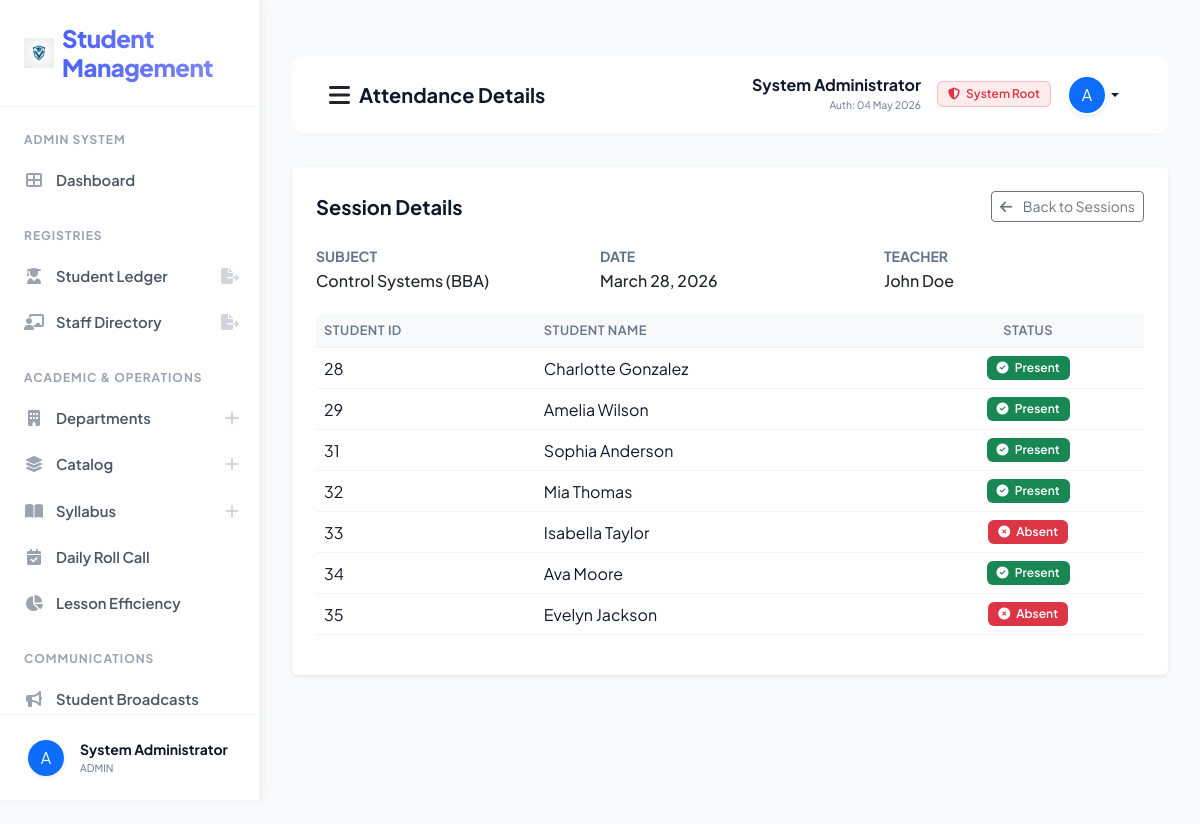
The app's page /admin_view_attendance_data/2/ (signed in) with its own data.
### sms/models.py (models this page shows, shortened)
class CustomUser(AbstractUser):
    USER_TYPE_CHOICES = (
        ('ADMIN', 'Admin'),
        ('TEACHER', 'Teacher'),
        ('STUDENT', 'Student'),
    )
    user_type = models.CharField(max_length=10, choices=USER_TYPE_CHOICES, default='ADMIN')
    profile_pic = models.ImageField(upload_to='profile_pics/', null=True, blank=True)
    phone = models.CharField(max_length=15, null=True, blank=True)

class Attendance(models.Model):
    subject = models.ForeignKey(Subject, on_delete=models.CASCADE)
    attendance_date = models.DateField()
    created_at = models.DateTimeField(auto_now_add=True)
    updated_at = models.DateTimeField(auto_now=True)

class Subject(models.Model):
    name = models.CharField(max_length=100)
    course = models.ForeignKey(Course, on_delete=models.CASCADE)
    teacher = models.ForeignKey(CustomUser, on_delete=models.CASCADE, limit_choices_to={'user_type': 'TEACHER'})
    created_at = models.DateTimeField(auto_now_add=True)
    updated_at = models.DateTimeField(auto_now=True)

class AttendanceReport(models.Model):
    student = models.ForeignKey(Student, on_delete=models.CASCADE)
    attendance = models.ForeignKey(Attendance, on_delete=models.CASCADE)
    status = models.BooleanField(default=False)
    created_at = models.DateTimeField(auto_now_add=True)
    updated_at = models.DateTimeField(auto_now=True)

class Student(models.Model):
    user = models.OneToOneField(CustomUser, on_delete=models.CASCADE)
    gender = models.CharField(max_length=10)
    address = models.TextField()
    course = models.ForeignKey(Course, on_delete=models.DO_NOTHING)
    created_at = models.DateTimeField(auto_now_add=True)
    updated_at = models.DateTimeField(auto_now=True)

### sms/views/admin_views.py (the view)
# urls.py: path('admin_view_attendance_data/<attendance_id>/', admin_views.admin_view_attendance_data, name="admin_view_attendance_data"),
def admin_view_attendance_data(request, attendance_id):
    attendance = Attendance.objects.get(id=attendance_id)
    attendance_reports = AttendanceReport.objects.filter(attendance=attendance)
    return render(request, "sms/admin_template/view_attendance_data.html", {"attendance": attendance, "attendance_reports": attendance_reports})

### sms/templates/sms/admin_template/view_attendance_data.html (shortened to what this page needs)
﻿{% extends 'sms/base.html' %}
{% block page_title %}Attendance Details{% endblock page_title %}
{% block sidebar_nav %}
{% include 'sms/admin_template/sidebar_template.html' with active_page='attendance_manage' %}
{% endblock sidebar_nav %}
{% block main_content %}
<div class="row">
    <div class="col-md-12">
        <div class="card shadow-sm border-0 p-4">
            <div class="d-flex justify-content-between align-items-center mb-4">
                <h5 class="fw-bold mb-0">Session Details</h5>
                <a href="{% url 'admin_manage_attendance' %}" class="btn btn-outline-secondary btn-sm">
                    <i class="fas fa-arrow-left me-2"></i> Back to Sessions
                </a>
            </div>
            <div class="row mb-4">
                <div class="col-md-4">
                    <p class="mb-1 text-muted small text-uppercase fw-bold">Subject</p>
                    <p class="h6 mb-0">{{ attendance.subject.name }}</p>
                </div>
                <div class="col-md-4">
                    <p class="mb-1 text-muted small text-uppercase fw-bold">Date</p>
                    <p class="h6 mb-0">{{ attendance.attendance_date }}</p>
                </div>
                <div class="col-md-4">
                    <p class="mb-1 text-muted small text-uppercase fw-bold">Teacher</p>
                    <p class="h6 mb-0">{{ attendance.subject.teacher.get_full_name }}</p>
                </div>
            </div>
            <div class="table-responsive">
                <table class="table table-hover align-middle">
                    <thead class="bg-light">
                        <tr>
                            <th>Student ID</th>
                            <th>Student Name</th>
                            <th class="text-center">Status</th>
                        </tr>
                    </thead>
                    <tbody>
                        {% for report in attendance_reports %}
                        <tr>
                            <td>{{ report.student.id }}</td>
                            <td>{{ report.student.user.get_full_name }}</td>
                            <td class="text-center">
                                {% if report.status %}
                                <span class="badge bg-success"><i class="fas fa-check-circle me-1"></i> Present</span>
                                {% else %}
                                <span class="badge bg-danger"><i class="fas fa-times-circle me-1"></i> Absent</span>
                                {% endif %}
                            </td>
                        </tr>
                        {% empty %}
                        <tr>
                            <td colspan="3" class="text-center py-4 text-muted">No student records found for this
                                session</td>
                        </tr>
                        {% endfor %}
                    </tbody>
                </table>
            </div>
        </div>
    </div>
</div>
{% endblock main_content %}

### sms/templates/sms/base.html (shortened to what this page needs)
<!DOCTYPE html>
{% load static %}
<html lang="en">
<head>
    <link href="https://cdn.jsdelivr.net/npm/bootstrap@5.3.0/dist/css/bootstrap.min.css" rel="stylesheet">
    <link rel="stylesheet" href="https://cdnjs.cloudflare.com/ajax/libs/font-awesome/6.4.0/css/all.min.css">
    <link rel="stylesheet" href="{% static 'css/style.css' %}?v=4.0">
</head>
<body>
    <div class="sidebar" id="sidebar">
        <div class="sidebar-brand d-flex align-items-center">
            <img src="{% static 'images/logo.png' %}" width="30" height="30" class="me-2">
            <h4 class="m-0">Student Management</h4>
        </div>
        <div class="nav flex-column sidebar-scroll flex-grow-1 overflow-y-auto">
            {% block sidebar_nav %}{% endblock sidebar_nav %}
        </div>
        <div class="sidebar-footer border-top p-0 mt-auto">
            <div class="dropup w-100">
                <button class="btn w-100 d-flex align-items-center p-3 border-0 bg-transparent dropdown-toggle no-caret" type="button" data-bs-toggle="dropdown" aria-expanded="false">
                    {% if user.profile_pic %}
                    <img src="{{ user.profile_pic.url }}" width="36" height="36" class="rounded-circle me-3 shadow-sm">
                    {% else %}
                    <div class="bg-primary text-white rounded-circle d-flex align-items-center justify-content-center shadow-sm me-3" style="width: 36px; height: 36px; flex-shrink: 0;">
                        {{ user.username|first|upper }}
                    </div>
                    {% endif %}
                    <div class="text-start overflow-hidden">
                        <div class="fw-bold small text-dark text-truncate">{{ user.get_full_name }}</div>
                        <div class="text-muted text-truncate" style="font-size: 0.65rem;">{{ user.user_type }}</div>
                    </div>
                </button>
            </div>
        </div>
    </div>
    <div class="main-content">
        <nav class="navbar border-bottom">
            <div class="container-fluid">
                <div class="d-flex align-items-center">
                    <button id="sidebarToggle" class="btn btn-link link-dark me-2 p-0">
                        <i class="fas fa-bars fs-4 text-main"></i>
                    </button>
                    <span class="navbar-brand fw-bold text-dark">{% block page_title %}{% endblock page_title %}</span>
                </div>
                <div class="d-flex align-items-center">
                    <div class="dropdown">
                        <button
                            class="btn btn-link dropdown-toggle text-decoration-none text-dark d-flex align-items-center"
                            type="button" data-bs-toggle="dropdown">
                            <div class="text-end me-3 d-none d-md-block">
                                <span class="d-block fw-bold lh-1 mb-1">{{ user.get_full_name }}</span>
                                <span class="d-block text-muted" style="font-size: 0.65rem;">Auth: {{ user.last_login|date:"d M Y" }}</span>
                            </div>
                            {% if user.user_type == "TEACHER" %}
                            <span class="badge bg-soft-success text-success me-3 border border-success border-opacity-25 d-none d-lg-inline-block">
                                <i class="fas fa-certificate me-1"></i> Staff Verified
                            </span>
                            {% elif user.user_type == "STUDENT" %}
                             <span class="badge bg-soft-primary text-primary me-3 border border-primary border-opacity-25 d-none d-lg-inline-block">
                                <i class="fas fa-user-graduate me-1"></i> Student ID Active
                            </span>
                             {% elif user.user_type == "ADMIN" %}
                             <span class="badge bg-soft-danger text-danger me-3 border border-danger border-opacity-25 d-none d-lg-inline-block">
                                <i class="fas fa-shield-alt me-1"></i> System Root
                            </span>
                            {% endif %}
                            {% if user.profile_pic %}
                            <img src="{{ user.profile_pic.url }}" width="40" height="40" class="rounded-circle shadow-sm border border-light">
                            {% else %}
                            <div class="bg-primary text-white rounded-circle d-flex align-items-center justify-content-center shadow-sm"
                                style="width: 40px; height: 40px; border: 2px solid white;">
                                {{ user.username|first|upper }}
                            </div>
                            {% endif %}
                        </button>
                    </div>
                </div>
            </div>
        </nav>
        {% block main_content %}{% endblock main_content %}
    </div>
</body>
</html>

### sms/static/css/style.css (style rules this page uses)
:root { --primary-color: #4d61fc; --primary-hover: #3b4ad9; --sidebar-bg: #ffffff; --sidebar-text: #4b5563; --sidebar-active-bg: #eff6ff; --sidebar-active-text: #4d61fc; --border-color: #f1f5f9; --body-bg: #f8fafc; --card-bg: #ffffff; --text-main: #0f172a; --text-muted: #64748b; --transition-speed: 0.25s; --shadow-premium: 0 10px 40px -10px rgba(0, 0, 0, 0.08); }
.bg-soft-danger { background: rgba(239, 68, 68, 0.1) !important; }
body { background-color: var(--body-bg) !important; color: var(--text-main) !important; font-family: 'Plus Jakarta Sans', sans-serif !important; margin: 0 !important; overflow-x: hidden !important; transition: background-color var(--transition-speed), color var(--transition-speed); }
.sidebar { width: 260px; height: 100vh; position: fixed; top: 0; left: 0; background-color: var(--sidebar-bg); border-right: 1px solid var(--border-color); box-shadow: 2px 0 8px rgba(0,0,0,0.06); z-index: 1060; display: flex; flex-direction: column; overflow: hidden; transition: left var(--transition-speed) ease-in-out; }
.sidebar-brand { padding: 24px !important; border-bottom: 1px solid var(--border-color) !important; flex-shrink: 0 !important; }
.sidebar-brand h4 { margin: 0 !important; font-weight: 800 !important; letter-spacing: -0.5px !important; background: linear-gradient(to right, var(--primary-color), #818cf8); -webkit-background-clip: text; background-clip: text; -webkit-text-fill-color: transparent; }
.sidebar-scroll { overflow-y: auto !important; overflow-x: hidden !important; flex: 1 !important; min-height: 0 !important; flex-wrap: nowrap !important; }
.sidebar-footer { padding: 8px 12px !important; border-top: 1px solid var(--border-color) !important; flex-shrink: 0 !important; }
.no-caret::after { display: none !important; }
.main-content { margin-left: 260px; padding: 32px 32px 100px 32px; min-height: 100vh; box-sizing: border-box; transition: margin-left var(--transition-speed); }
h5.fw-bold { color: var(--text-main); }
.badge { font-weight: 600 !important; padding: 6px 10px !important; }
.table { color: var(--text-main) !important; }
.table thead th { border-bottom: 2px solid var(--border-color) !important; color: var(--text-muted) !important; font-weight: 600 !important; text-transform: uppercase !important; font-size: 0.8rem !important; letter-spacing: 0.5px !important; background-color: transparent !important; }
.table tbody td { border-color: var(--border-color) !important; color: var(--text-main) !important; background-color: transparent !important; }
.navbar { background: var(--card-bg) !important; border-bottom: 1px solid var(--border-color) !important; padding: 12px 24px !important; margin-bottom: 32px !important; border-radius: 12px !important; transition: background var(--transition-speed), border-color var(--transition-speed); }
.text-dark { color: var(--text-main) !important; }
.text-muted { color: var(--text-muted) !important; }

### records on screen
CustomUser: username|first "A", get_full_name "System Administrator", user_type "ADMIN", last_login "04 May 2026"
Attendance: subject.name "Control Systems (BBA)", attendance_date "March 28, 2026", subject.teacher.get_full_name "John Doe"
AttendanceReport: student.id "28", student.user.get_full_name "Charlotte Gonzalez", status True (drawn)
AttendanceReport: student.id "29", student.user.get_full_name "Amelia Wilson", status True (drawn)
AttendanceReport: student.id "31", student.user.get_full_name "Sophia Anderson", status True (drawn)
AttendanceReport: student.id "32", student.user.get_full_name "Mia Thomas", status True (drawn)
AttendanceReport: student.id "33", student.user.get_full_name "Isabella Taylor", status False (drawn)
AttendanceReport: student.id "34", student.user.get_full_name "Ava Moore", status True (drawn)
AttendanceReport: student.id "35", student.user.get_full_name "Evelyn Jackson", status False (drawn)
